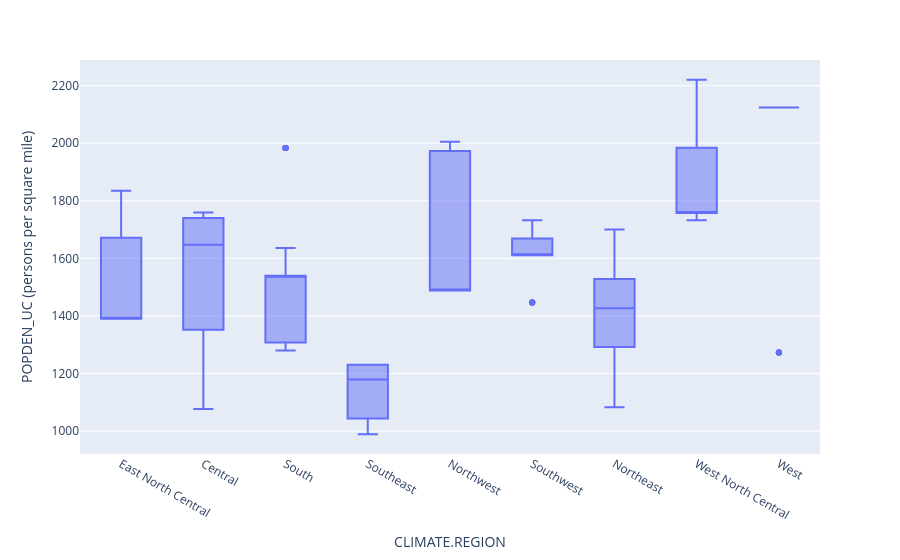

Notebook code for this chart:
### Code cell
bivariate_analysis(df, 'CLIMATE.REGION', 'POPDEN_UC (persons per square mile)', 'categorical', 'numerical')

### Figure 1 — Plotly figure (JSON) as saved in the notebook; plotly's stock layout.template omitted (floating-point values rounded to 4 significant figures; data arrays with more than 128 entries replaced by an {"elided": "..."} marker saying what was removed)
{"data": [{"alignmentgroup": "True", "hovertemplate": "CLIMATE.REGION=%{x}<br>POPDEN_UC (persons per square mile)=%{y}<extra></extra>", "legendgroup": "", "marker": {"color": "#636efa"}, "name": "", "notched": false, "offsetgroup": "", "orientation": "v", "showlegend": false, "type": "box", "x": {"elided": "1534 str values"}, "x0": " ", "xaxis": "x", "y": {"elided": "1534 float values"}, "y0": " ", "yaxis": "y"}], "layout": {"boxmode": "group", "legend": {"tracegroupgap": 0}, "margin": {"t": 60}, "xaxis": {"anchor": "y", "domain": [0, 1], "title": {"text": "CLIMATE.REGION"}}, "yaxis": {"anchor": "x", "domain": [0, 1], "title": {"text": "POPDEN_UC (persons per square mile)"}}}}
